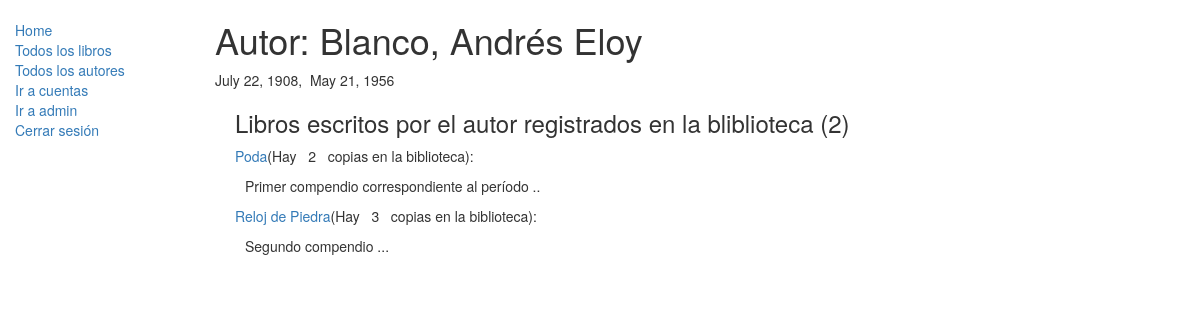
Page /catalogo/autor/1 on the committed database.
### catalogo/models.py (models this page shows, shortened)
class Autor(models.Model):
    nombre = models.CharField(max_length=100)
    apellido = models.CharField(max_length=100)
    fecha_nacimiento = models.DateField(null=True, blank=True)
    fecha_muerte = models.DateField('Muerte', null=True, blank=True)

class Libro(models.Model):
    titulo = models.CharField(max_length=200)
    autor = models.ForeignKey('Autor', on_delete=models.SET_NULL, null=True)
    resumen = models.TextField(max_length=1000, help_text="Ingrese una breve descripción del libro")
    isbn = models.CharField('ISBN',max_length=13, help_text='hasta 13 Caracteres <a href="https://www.isbn-international.org/content/what-isbn">ISBN number</a>')
    genero = models.ManyToManyField(Genero, help_text="seleccione un genero para este libro.")
    lenguaje = models.ForeignKey('Lenguaje', on_delete=models.SET_NULL, null=True)
    def display_genero(self):
        """
        Creates a string for the Genero. This is required to display genre in Admin."""
        return ', '.join([ genero.nombre for genero in self.genero.all()[:3] ])
    display_genero.short_description = 'Genero'
    def get_absolute_url(self):
        return reverse('libro-detail', args=[str(self.id)])

### catalogo/views.py (the view)
class VistaDetalleDeAutor(generic.DetailView):
    model = Autor #sigue siendo de la clase-modelo Autor, pero heredera de la clase generic.DetailView

### catalogo/templates/catalogo/autor_detail.html
{% extends "base_generica.html" %}
{% block content %}
  <h1>Autor: {{ autor.apellido }},&nbsp{{ autor.nombre }} </h1>
  <p>{{ autor.fecha_nacimiento }}, &nbsp{{autor.fecha_muerte}}</p>
  <div style="margin-left:20px;margin-top:20px">
  <h3>Libros escritos por el autor registrados en la bliblioteca ({{ autor.libro_set.all.count }})</h3>
  {% for obra in autor.libro_set.all %}
    <p><a href="{{ obra.get_absolute_url }}">{{obra.titulo}}</a>(Hay &nbsp {{obra.ejemplarespecifico_set.all.count}} &nbsp copia{{ obra.ejemplarespecifico_set.all.count|pluralize }} en la biblioteca):</p>
   <div style="margin-left:10px;margin-top:2px">
    <p>{{obra.resumen}}</p>
   </div>
  {% endfor %}
  </div>
{% endblock %}

### rows in the picture
Autor: apellido "Blanco", nombre "Andrés Eloy", fecha_nacimiento "July 22, 1908", fecha_muerte "May 21, 1956", libro_set.all.count "2"
Libro: titulo "Poda", ejemplarespecifico_set.all.count "2", resumen "Primer compendio correspondiente al período .."
Libro: titulo "Reloj de Piedra", ejemplarespecifico_set.all.count "3", resumen "Segundo compendio ..."
